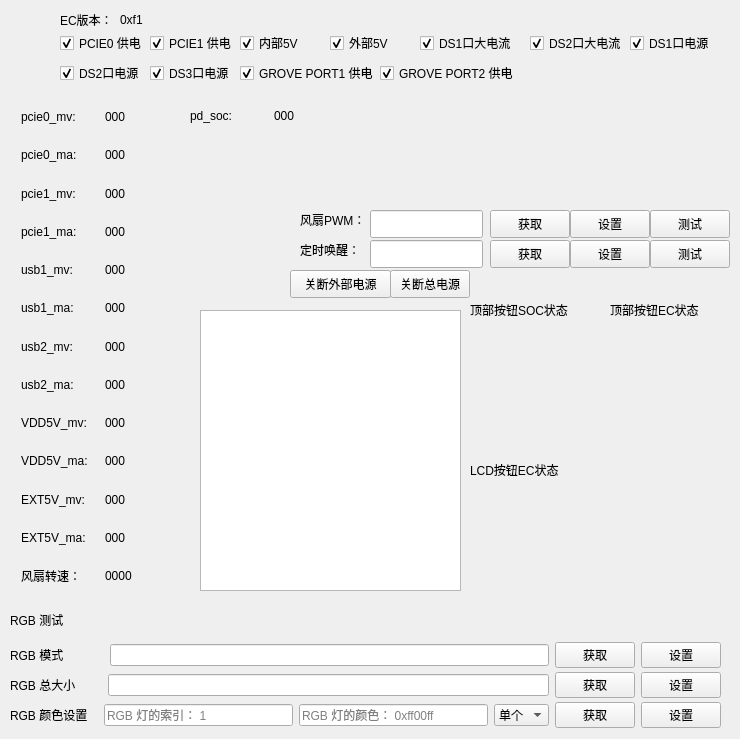
    <widget class="QWidget" name="tab">
     <attribute name="title">
      <string>EC控制面板</string>
     </attribute>
     <widget class="QCheckBox" name="checkBox">
      <property name="geometry">
       <rect>
        <x>60</x>
        <y>30</y>
        <width>86</width>
        <height>26</height>
       </rect>
      </property>
      <property name="text">
       <string>PCIE0 供电</string>
      </property>
      <property name="checked">
       <bool>true</bool>
      </property>
     </widget>
     <widget class="QCheckBox" name="checkBox_2">
      <property name="geometry">
       <rect>
        <x>150</x>
        <y>30</y>
        <width>86</width>
        <height>26</height>
       </rect>
      </property>
      <property name="text">
       <string>PCIE1 供电</string>
      </property>
      <property name="checked">
       <bool>true</bool>
      </property>
     </widget>
     <widget class="QCheckBox" name="checkBox_3">
      <property name="geometry">
       <rect>
        <x>240</x>
        <y>30</y>
        <width>86</width>
        <height>26</height>
       </rect>
      </property>
      <property name="text">
       <string>内部5V</string>
      </property>
      <property name="checked">
       <bool>true</bool>
      </property>
     </widget>
     <widget class="QCheckBox" name="checkBox_4">
      <property name="geometry">
       <rect>
        <x>330</x>
        <y>30</y>
        <width>86</width>
        <height>26</height>
       </rect>
      </property>
      <property name="text">
       <string>外部5V</string>
      </property>
      <property name="checked">
       <bool>true</bool>
      </property>
     </widget>
     <widget class="QCheckBox" name="checkBox_5">
      <property name="geometry">
       <rect>
        <x>420</x>
        <y>30</y>
        <width>101</width>
        <height>26</height>
       </rect>
      </property>
      <property name="text">
       <string>DS1口大电流</string>
      </property>
      <property name="checked">
       <bool>true</bool>
      </property>
     </widget>
     <widget class="QCheckBox" name="checkBox_6">
      <property name="geometry">
       <rect>
        <x>530</x>
        <y>30</y>
        <width>101</width>
        <height>26</height>
       </rect>
      </property>
      <property name="text">
       <string>DS2口大电流</string>
      </property>
      <property name="checked">
       <bool>true</bool>
      </property>
     </widget>
     <widget class="QCheckBox" name="checkBox_7">
      <property name="geometry">
       <rect>
        <x>630</x>
        <y>30</y>
        <width>101</width>
        <height>26</height>
       </rect>
      </property>
      <property name="text">
       <string>DS1口电源</string>
      </property>
      <property name="checked">
       <bool>true</bool>
      </property>
     </widget>
     <widget class="QCheckBox" name="checkBox_8">
      <property name="geometry">
       <rect>
        <x>60</x>
        <y>60</y>
        <width>101</width>
        <height>26</height>
       </rect>
      </property>
      <property name="text">
       <string>DS2口电源</string>
      </property>
      <property name="checked">
       <bool>true</bool>
      </property>
     </widget>
     <widget class="QCheckBox" name="checkBox_9">
      <property name="geometry">
       <rect>
        <x>150</x>
        <y>60</y>
        <width>101</width>
        <height>26</height>
       </rect>
      </property>
      <property name="text">
       <string>DS3口电源</string>
      </property>
      <property name="checked">
       <bool>true</bool>
      </property>
     </widget>
     <widget class="QCheckBox" name="checkBox_10">
      <property name="geometry">
       <rect>
        <x>240</x>
        <y>60</y>
        <width>151</width>
        <height>26</height>
       </rect>
      </property>
      <property name="text">
       <string>GROVE PORT1 供电</string>
      </property>
      <property name="checked">
       <bool>true</bool>
      </property>
     </widget>
     <widget class="QCheckBox" name="checkBox_11">
      <property name="geometry">
       <rect>
        <x>380</x>
        <y>60</y>
        <width>151</width>
        <height>26</height>
       </rect>
      </property>
      <property name="text">
       <string>GROVE PORT2 供电</string>
      </property>
      <property name="checked">
       <bool>true</bool>
      </property>
     </widget>
     <widget class="QLabel" name="label_132">
      <property name="geometry">
       <rect>
        <x>60</x>
        <y>10</y>
        <width>81</width>
        <height>20</height>
       </rect>
      </property>
      <property name="text">
       <string>EC版本：</string>
      </property>
     </widget>
     <widget class="QLabel" name="label_133">
      <property name="geometry">
       <rect>
        <x>120</x>
        <y>10</y>
        <width>81</width>
        <height>20</height>
       </rect>
      </property>
      <property name="text">
       <string>0xf1</string>
      </property>
     </widget>
     <widget class="QLabel" name="label_134">
      <property name="geometry">
       <rect>
        <x>10</x>
        <y>610</y>
        <width>59</width>
        <height>20</height>
       </rect>
      </property>
      <property name="text">
       <string>RGB 测试</string>
      </property>
     </widget>
     <widget class="QWidget" name="layoutWidget_11">
      <property name="geometry">
       <rect>
        <x>10</x>
        <y>640</y>
        <width>711</width>
        <height>30</height>
       </rect>
      </property>
      <layout class="QHBoxLayout" name="horizontalLayout_13">
       <item>
        <widget class="QLabel" name="label_135">
         <property name="text">
          <string>RGB 模式            </string>
         </property>
        </widget>
       </item>
       <item>
        <widget class="QLineEdit" name="lineEdit"/>
       </item>
       <item>
        <widget class="QPushButton" name="pushButton">
         <property name="text">
          <string>获取</string>
         </property>
        </widget>
       </item>
       <item>
        <widget class="QPushButton" name="pushButton_2">
         <property name="text">
          <string>设置</string>
         </property>
        </widget>
       </item>
      </layout>
     </widget>
     <widget class="QWidget" name="layoutWidget_12">
      <property name="geometry">
       <rect>
        <x>10</x>
        <y>670</y>
        <width>711</width>
        <height>30</height>
       </rect>
      </property>
      <layout class="QHBoxLayout" name="horizontalLayout_14">
       <item>
        <widget class="QLabel" name="label_136">
         <property name="text">
          <string>RGB 总大小        </string>
         </property>
        </widget>
       </item>
       <item>
        <widget class="QLineEdit" name="lineEdit_2">
         <property name="text">
          <string/>
         </property>
        </widget>
       </item>
       <item>
        <widget class="QPushButton" name="pushButton_3">
         <property name="text">
          <string>获取</string>
         </property>
        </widget>
       </item>
       <item>
        <widget class="QPushButton" name="pushButton_4">
         <property name="text">
          <string>设置</string>
         </property>
        </widget>
       </item>
      </layout>
     </widget>
     <widget class="QWidget" name="layoutWidget_13">
      <property name="geometry">
       <rect>
        <x>10</x>
        <y>700</y>
        <width>711</width>
        <height>30</height>
       </rect>
      </property>
      <layout class="QHBoxLayout" name="horizontalLayout_15">
       <item>
        <widget class="QLabel" name="label_137">
         <property name="text">
          <string>RGB 颜色设置   </string>
         </property>
        </widget>
       </item>
       <item>
        <widget class="QLineEdit" name="lineEdit_3">
         <property name="text">
          <string/>
         </property>
         <property name="placeholderText">
          <string>RGB 灯的索引： 1</string>
         </property>
        </widget>
       </item>
       <item>
        <widget class="QLineEdit" name="lineEdit_4">
         <property name="placeholderText">
          <string>RGB 灯的颜色： 0xff00ff</string>
         </property>
        </widget>
       </item>
       <item>
        <widget class="QComboBox" name="comboBox">
         <item>
          <property name="text">
           <string>单个</string>
          </property>
         </item>
         <item>
          <property name="text">
           <string>全部</string>
          </property>
         </item>
        </widget>
       </item>
       <item>
        <widget class="QPushButton" name="pushButton_5">
         <property name="text">
          <string>获取</string>
         </property>
        </widget>
       </item>
       <item>
        <widget class="QPushButton" name="pushButton_6">
         <property name="text">
          <string>设置</string>
         </property>
        </widget>
       </item>
      </layout>
     </widget>
     <widget class="QLabel" name="label_138">
      <property name="geometry">
       <rect>
        <x>470</x>
        <y>300</y>
        <width>111</width>
        <height>20</height>
       </rect>
      </property>
      <property name="text">
       <string>顶部按钮SOC状态</string>
      </property>
     </widget>
     <widget class="QWidget" name="verticalLayoutWidget_19">
      <property name="geometry">
       <rect>
        <x>470</x>
        <y>330</y>
        <width>111</width>
        <height>121</height>
       </rect>
      </property>
      <layout class="QVBoxLayout" name="but_status">
       <property name="sizeConstraint">
        <enum>QLayout::SetDefaultConstraint</enum>
       </property>
      </layout>
     </widget>
     <widget class="QLabel" name="label_140">
      <property name="geometry">
       <rect>
        <x>300</x>
        <y>210</y>
        <width>81</width>
        <height>20</height>
       </rect>
      </property>
      <property name="text">
       <string>风扇PWM：</string>
      </property>
     </widget>
     <widget class="QLineEdit" name="lineEdit_29">
      <property name="geometry">
       <rect>
        <x>370</x>
        <y>210</y>
        <width>113</width>
        <height>28</height>
       </rect>
      </property>
     </widget>
     <widget class="QPushButton" name="pushButton_64">
      <property name="geometry">
       <rect>
        <x>490</x>
        <y>210</y>
        <width>80</width>
        <height>28</height>
       </rect>
      </property>
      <property name="text">
       <string>获取</string>
      </property>
     </widget>
     <widget class="QPushButton" name="pushButton_65">
      <property name="geometry">
       <rect>
        <x>570</x>
        <y>210</y>
        <width>80</width>
        <height>28</height>
       </rect>
      </property>
      <property name="text">
       <string>设置</string>
      </property>
     </widget>
     <widget class="QLabel" name="label_141">
      <property name="geometry">
       <rect>
        <x>300</x>
        <y>240</y>
        <width>81</width>
        <height>20</height>
       </rect>
      </property>
      <property name="text">
       <string>定时唤醒：</string>
      </property>
     </widget>
     <widget class="QLineEdit" name="lineEdit_30">
      <property name="geometry">
       <rect>
        <x>370</x>
        <y>240</y>
        <width>113</width>
        <height>28</height>
       </rect>
      </property>
     </widget>
     <widget class="QPushButton" name="pushButton_66">
      <property name="geometry">
       <rect>
        <x>490</x>
        <y>240</y>
        <width>80</width>
        <height>28</height>
       </rect>
      </property>
      <property name="text">
       <string>获取</string>
      </property>
     </widget>
     <widget class="QPushButton" name="pushButton_67">
      <property name="geometry">
       <rect>
        <x>570</x>
        <y>240</y>
        <width>80</width>
        <height>28</height>
       </rect>
      </property>
      <property name="text">
       <string>设置</string>
      </property>
     </widget>
     <widget class="QPushButton" name="pushButton_68">
      <property name="geometry">
       <rect>
        <x>290</x>
        <y>270</y>
        <width>101</width>
        <height>28</height>
       </rect>
      </property>
      <property name="text">
       <string>关断外部电源</string>
      </property>
     </widget>
     <widget class="QPushButton" name="pushButton_69">
      <property name="geometry">
       <rect>
        <x>390</x>
        <y>270</y>
        <width>80</width>
        <height>28</height>
       </rect>
      </property>
      <property name="text">
       <string>关断总电源</string>
      </property>
     </widget>
     <widget class="QPushButton" name="pushButton_70">
      <property name="geometry">
       <rect>
        <x>650</x>
        <y>210</y>
        <width>80</width>
        <height>28</height>
       </rect>
      </property>
      <property name="text">
       <string>测试</string>
      </property>
     </widget>
     <widget class="QPushButton" name="pushButton_71">
      <property name="geometry">
       <rect>
        <x>650</x>
        <y>240</y>
        <width>80</width>
        <height>28</height>
       </rect>
      </property>
      <property name="text">
       <string>测试</string>
      </property>
     </widget>
     <widget class="QTextEdit" name="textEdit_26">
      <property name="geometry">
       <rect>
        <x>200</x>
        <y>310</y>
        <width>261</width>
        <height>281</height>
       </rect>
      </property>
     </widget>
     <widget class="QWidget" name="verticalLayoutWidget_20">
      <property name="geometry">
       <rect>
        <x>610</x>
        <y>330</y>
        <width>111</width>
        <height>121</height>
       </rect>
      </property>
      <layout class="QVBoxLayout" name="but_status_4">
       <property name="sizeConstraint">
        <enum>QLayout::SetDefaultConstraint</enum>
       </property>
      </layout>
     </widget>
     <widget class="QWidget" name="verticalLayoutWidget_21">
      <property name="geometry">
       <rect>
        <x>470</x>
        <y>490</y>
        <width>111</width>
        <height>121</height>
       </rect>
      </property>
      <layout class="QVBoxLayout" name="but_status_5">
       <property name="sizeConstraint">
        <enum>QLayout::SetDefaultConstraint</enum>
       </property>
      </layout>
     </widget>
     <widget class="QLabel" name="label_142">
      <property name="geometry">
       <rect>
        <x>610</x>
        <y>300</y>
        <width>101</width>
        <height>20</height>
       </rect>
      </property>
      <property name="text">
       <string>顶部按钮EC状态</string>
      </property>
     </widget>
     <widget class="QLabel" name="label_143">
      <property name="geometry">
       <rect>
        <x>470</x>
        <y>460</y>
        <width>91</width>
        <height>20</height>
       </rect>
      </property>
      <property name="text">
       <string>LCD按钮EC状态</string>
      </property>
     </widget>
     <widget class="QWidget" name="">
      <property name="geometry">
       <rect>
        <x>21</x>
        <y>101</y>
        <width>161</width>
        <height>491</height>
       </rect>
      </property>
      <layout class="QGridLayout" name="gridLayout">
       <item row="1" column="0">
        <widget class="QLabel" name="label_28">
         <property name="text">
          <string>pcie0_ma:</string>
         </property>
        </widget>
       </item>
       <item row="3" column="0">
        <widget class="QLabel" name="label_30">
         <property name="text">
          <string>pcie1_ma:</string>
         </property>
        </widget>
       </item>
       <item row="8" column="1">
        <widget class="QLabel" name="VDD5V_mv">
         <property name="text">
          <string>000</string>
         </property>
        </widget>
       </item>
       <item row="6" column="1">
        <widget class="QLabel" name="usb2_mv">
         <property name="text">
          <string>000</string>
         </property>
        </widget>
       </item>
       <item row="10" column="0">
        <widget class="QLabel" name="label_37">
         <property name="text">
          <string>EXT5V_mv:</string>
         </property>
        </widget>
       </item>
       <item row="1" column="1">
        <widget class="QLabel" name="pcie0_ma">
         <property name="text">
          <string>000</string>
         </property>
        </widget>
       </item>
       <item row="7" column="1">
        <widget class="QLabel" name="usb2_ma">
         <property name="text">
          <string>000</string>
         </property>
        </widget>
       </item>
       <item row="9" column="1">
        <widget class="QLabel" name="VDD5V_ma">
         <property name="text">
          <string>000</string>
         </property>
        </widget>
       </item>
       <item row="4" column="0">
        <widget class="QLabel" name="label_31">
         <property name="text">
          <string>usb1_mv:</string>
         </property>
        </widget>
       </item>
       <item row="11" column="1">
        <widget class="QLabel" name="EXT5V_ma">
         <property name="text">
          <string>000</string>
         </property>
        </widget>
       </item>
       <item row="12" column="0">
        <widget class="QLabel" name="label_131">
         <property name="text">
          <string>风扇转速：</string>
         </property>
        </widget>
       </item>
       <item row="3" column="1">
        <widget class="QLabel" name="pcie1_ma">
         <property name="text">
          <string>000</string>
         </property>
        </widget>
       </item>
       <item row="7" column="0">
        <widget class="QLabel" name="label_34">
         <property name="text">
          <string>usb2_ma:</string>
         </property>
        </widget>
       </item>
       <item row="10" column="1">
        <widget class="QLabel" name="EXT5V_mv">
         <property name="text">
          <string>000</string>
         </property>
        </widget>
       </item>
       <item row="2" column="0">
        <widget class="QLabel" name="label_29">
         <property name="text">
          <string>pcie1_mv:</string>
         </property>
        </widget>
       </item>
       <item row="5" column="0">
        <widget class="QLabel" name="label_32">
         <property name="text">
          <string>usb1_ma:</string>
         </property>
        </widget>
       </item>
       <item row="4" column="1">
        <widget class="QLabel" name="usb1_mv">
         <property name="text">
          <string>000</string>
         </property>
        </widget>
       </item>
       <item row="0" column="0">
        <widget class="QLabel" name="label_27">
         <property name="text">
          <string>pcie0_mv:</string>
         </property>
        </widget>
       </item>
       <item row="6" column="0">
        <widget class="QLabel" name="label_33">
         <property name="text">
          <string>usb2_mv:</string>
         </property>
        </widget>
       </item>
       <item row="0" column="1">
        <widget class="QLabel" name="pcie0_mv">
         <property name="text">
          <string>000</string>
         </property>
        </widget>
       </item>
       <item row="12" column="1">
        <widget class="QLabel" name="label_139">
         <property name="text">
          <string>0000</string>
         </property>
        </widget>
       </item>
       <item row="8" column="0">
        <widget class="QLabel" name="label_35">
         <property name="text">
          <string>VDD5V_mv:</string>
         </property>
        </widget>
       </item>
       <item row="5" column="1">
        <widget class="QLabel" name="usb1_ma">
         <property name="text">
          <string>000</string>
         </property>
        </widget>
       </item>
       <item row="2" column="1">
        <widget class="QLabel" name="pcie1_mv">
         <property name="text">
          <string>000</string>
         </property>
        </widget>
       </item>
       <item row="9" column="0">
        <widget class="QLabel" name="label_36">
         <property name="text">
          <string>VDD5V_ma:</string>
         </property>
        </widget>
       </item>
       <item row="11" column="0">
        <widget class="QLabel" name="label_38">
         <property name="text">
          <string>EXT5V_ma:</string>
         </property>
        </widget>
       </item>
      </layout>
     </widget>
     <widget class="QWidget" name="">
      <property name="geometry">
       <rect>
        <x>190</x>
        <y>100</y>
        <width>161</width>
        <height>31</height>
       </rect>
      </property>
      <layout class="QGridLayout" name="gridLayout_2">
       <item row="0" column="0">
        <widget class="QLabel" name="label_39">
         <property name="text">
          <string>pd_soc:</string>
         </property>
        </widget>
       </item>
       <item row="0" column="1">
        <widget class="QLabel" name="pd_soc">
         <property name="text">
          <string>000</string>
         </property>
        </widget>
       </item>
      </layout>
     </widget>
    </widget>
